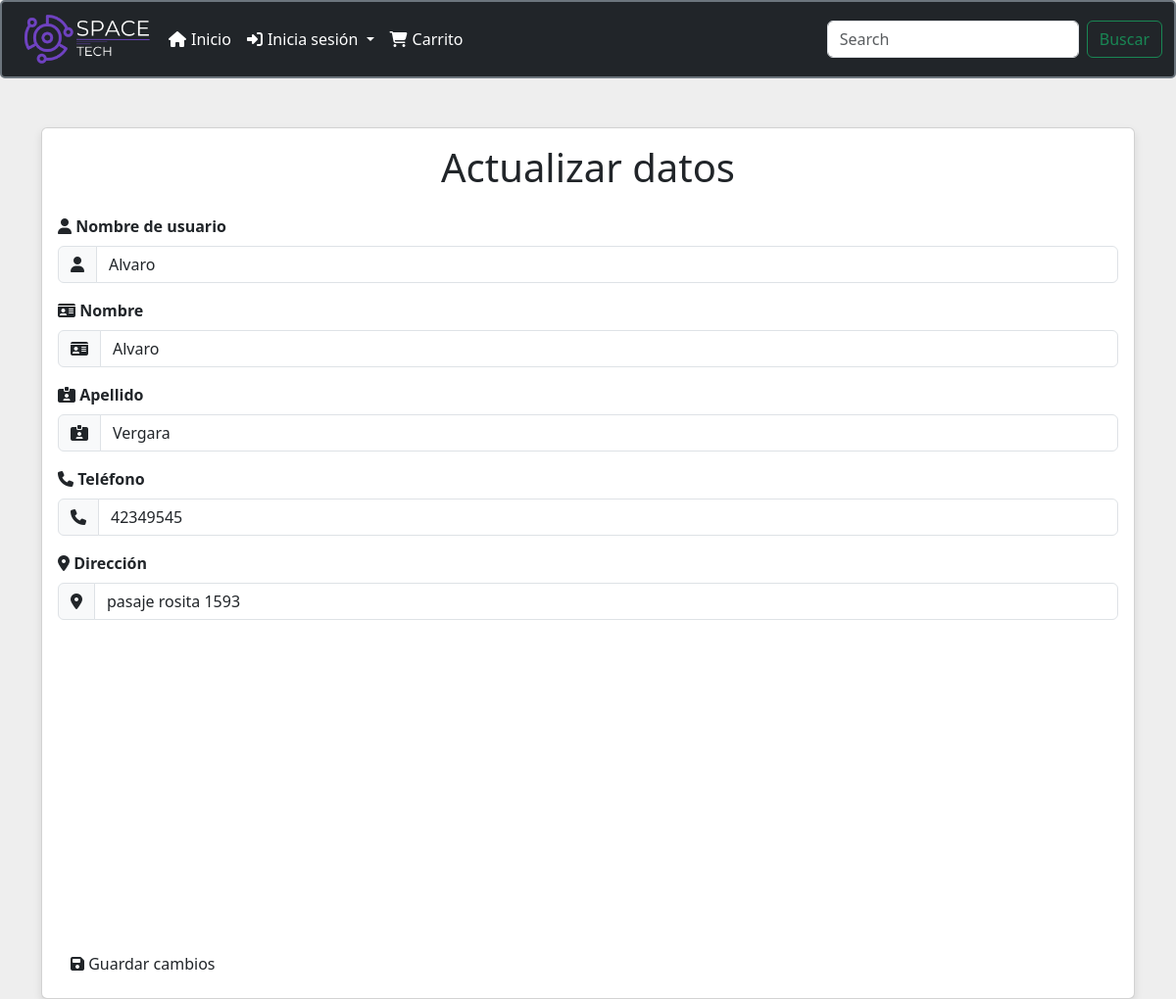
The app's page /update-profile/ (signed in) with its own data.
### menu/models.py (models this page shows, shortened)
class Usuario(models.Model):
    ROLE_CHOICES = [
        ('ADMIN', 'Administrador'),
        ('BODEGA', 'Bodeguero'),
        ('CLIENT', 'Cliente'),
    ]
    nombre_usuario = models.CharField(max_length=30)
    nombre = models.CharField(max_length=30)
    apellido = models.CharField(max_length=30)
    email = models.EmailField(unique=True)
    tfno = models.CharField(max_length=8, verbose_name="Telefono")
    clave = models.CharField(max_length=30)
    confirmar_clave = models.CharField(max_length=30)
    direccion = models.CharField(max_length=255, verbose_name="Dirección", null=True, blank=True)
    role = models.CharField(max_length=6, choices=ROLE_CHOICES)

### menu/views.py (the view)
# urls.py: path('update-profile/', views.update_profile_view, name='update_profile'),
def update_profile_view(request):
    usuario = Usuario.objects.get(email=request.user.email)
    if request.method == 'POST':
        form = UpdateProfileForm(request.POST, instance=usuario)
        if form.is_valid():
            form.save()
            return redirect('profile')
    else:
        form = UpdateProfileForm(instance=usuario)
    return render(request, 'update_profile.html', {'form': form})

### menu/forms.py
class UpdateProfileForm(forms.ModelForm):
    class Meta:
        model = Usuario
        fields = ['nombre_usuario', 'nombre', 'apellido', 'tfno', 'direccion']

### menu/context_processors.py (called while the page is built)
def carrito_items_count(request):
    if request.user.is_authenticated:
        cart, created = Cart.objects.get_or_create(user=request.user)
        carrito_items_count = CartItem.objects.filter(cart=cart).aggregate(total_quantity=Sum('quantity'))['total_quantity'] or 0
    else:
        carrito_items_count = 0
    return {
        'carrito_items_count': carrito_items_count
    }

### menu/templates/update_profile.html (shortened to what this page needs)
<!DOCTYPE html>
<html lang="en">
    {% load static %}
<head>
    <link href="https://cdn.jsdelivr.net/npm/bootstrap@5.3.3/dist/css/bootstrap.min.css" rel="stylesheet">
    <link rel="stylesheet" href="https://cdnjs.cloudflare.com/ajax/libs/font-awesome/6.0.0-beta3/css/all.min.css">
</head>
<body>
    {% include "plantilla/menu.html" %}
    <div class="container">
        <div class="card">
            <div class="card-body">
                <h1 class="card-title text-center mb-4">Actualizar datos</h1>
                <form method="POST">
                    <div class="mb-3">
                        <label for="nombre_usuario" class="form-label">
                            <i class="fas fa-user"></i> Nombre de usuario
                        </label>
                        <div class="input-group">
                            <div class="input-group-text">
                                <i class="fas fa-user"></i>
                            </div>
                            <input type="text" class="form-control" id="nombre_usuario" name="nombre_usuario" value="{{ form.nombre_usuario.value }}">
                        </div>
                    </div>
                    <div class="mb-3">
                        <label for="nombre" class="form-label">
                            <i class="fas fa-id-card"></i> Nombre
                        </label>
                        <div class="input-group">
                            <div class="input-group-text">
                                <i class="fas fa-id-card"></i>
                            </div>
                            <input type="text" class="form-control" id="nombre" name="nombre" value="{{ form.nombre.value }}">
                        </div>
                    </div>
                    <div class="mb-3">
                        <label for="apellido" class="form-label">
                            <i class="fas fa-id-card-alt"></i> Apellido
                        </label>
                        <div class="input-group">
                            <div class="input-group-text">
                                <i class="fas fa-id-card-alt"></i>
                            </div>
                            <input type="text" class="form-control" id="apellido" name="apellido" value="{{ form.apellido.value }}">
                        </div>
                    </div>
                    <div class="mb-3">
                        <label for="tfno" class="form-label">
                            <i class="fas fa-phone"></i> Teléfono
                        </label>
                        <div class="input-group">
                            <div class="input-group-text">
                                <i class="fas fa-phone"></i>
                            </div>
                            <input type="text" class="form-control" id="tfno" name="tfno" value="{{ form.tfno.value }}">
                        </div>
                    </div>
                    <div class="mb-3">
                        <label for="direccion" class="form-label">
                            <i class="fas fa-map-marker-alt"></i> Dirección
                        </label>
                        <div class="input-group">
                            <div class="input-group-text">
                                <i class="fas fa-map-marker-alt"></i>
                            </div>
                            <input type="text" class="form-control" id="autocomplete" name="direccion" value="{{ form.direccion.value }}">
                        </div>
                    </div>
                    <div id="map" style="height: 300px; width: 100%;"></div>
                    <button type="submit" class="btn btn-primary-custom mt-3">
                        <i class="fas fa-save"></i> Guardar cambios
                    </button>
                </form>
            </div>
        </div>
    </div>
</body>
</html>

### menu/templates/update_profile.html (style rules this page uses)
body { background-color: #f0f0f5; color: #343a40; }
.container { margin-top: 50px; max-width: 600px; }
.card { border-radius: 10px; box-shadow: 0 4px 8px rgba(0, 0, 0, 0.1); }
.card-title { color: #8C52FF; }
.form-label { font-weight: bold; }
.input-group-text { background-color: #8C52FF; color: white; border: none; }
.btn-primary-custom { background-color: #8C52FF; border: none; transition: background-color 0.3s; }

### records on screen
Usuario: nombre_usuario "Alvaro", nombre "Alvaro", apellido "Vergara", tfno "42349545", direccion "pasaje rosita 1593"
